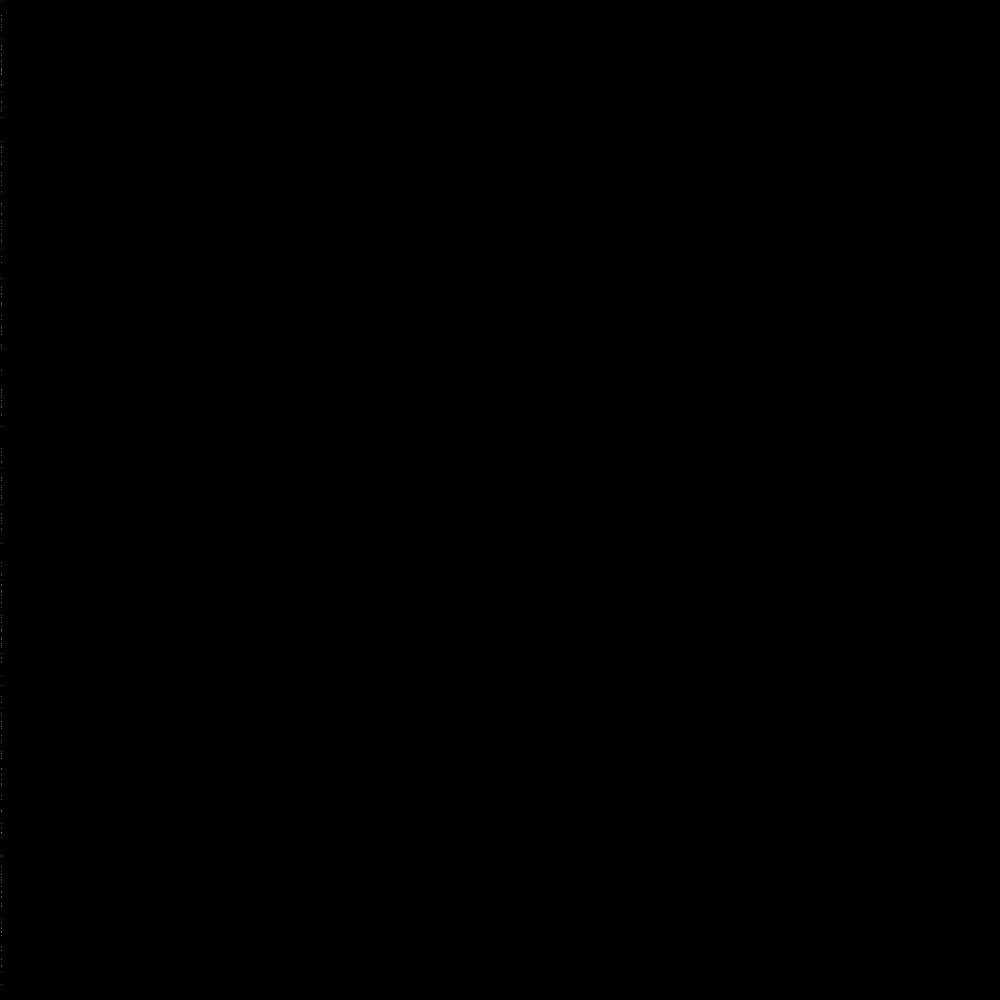
Frame 1 (no input)
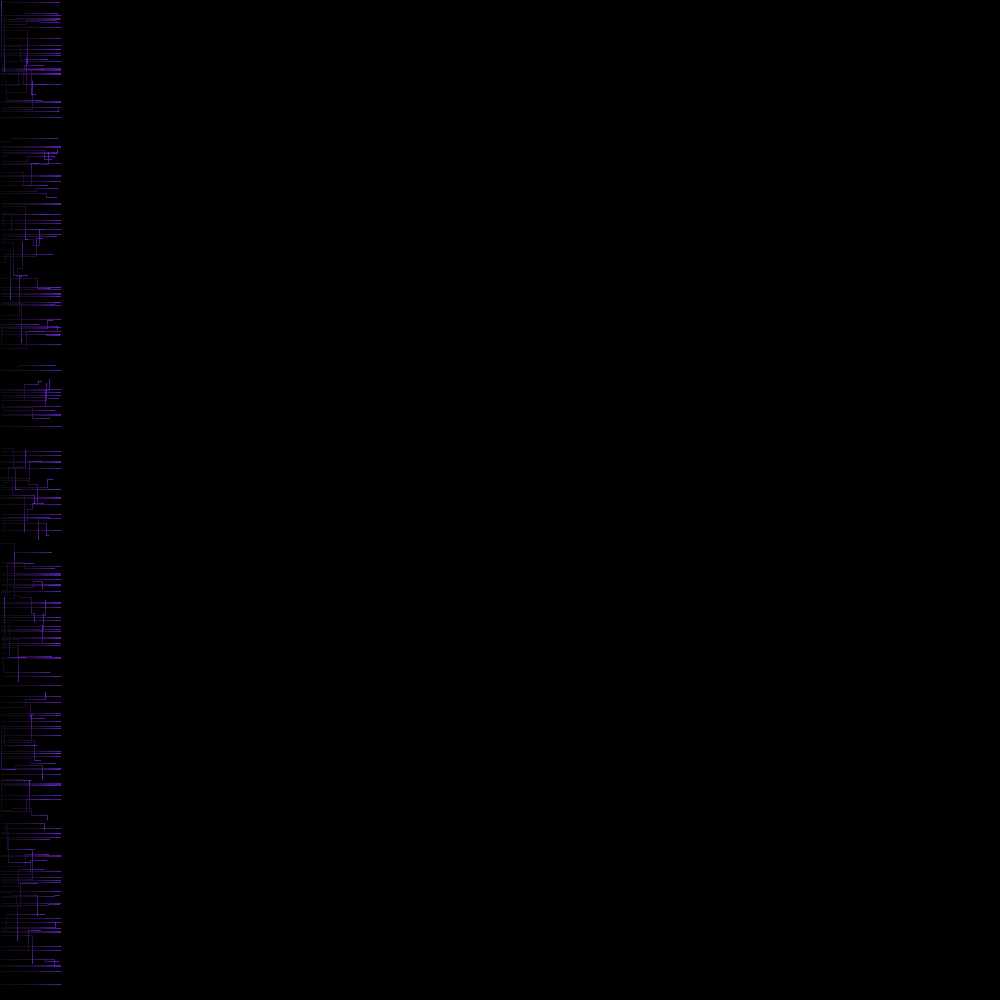
Frame 60 (the mouse pressed at the canvas centre just before this capture)
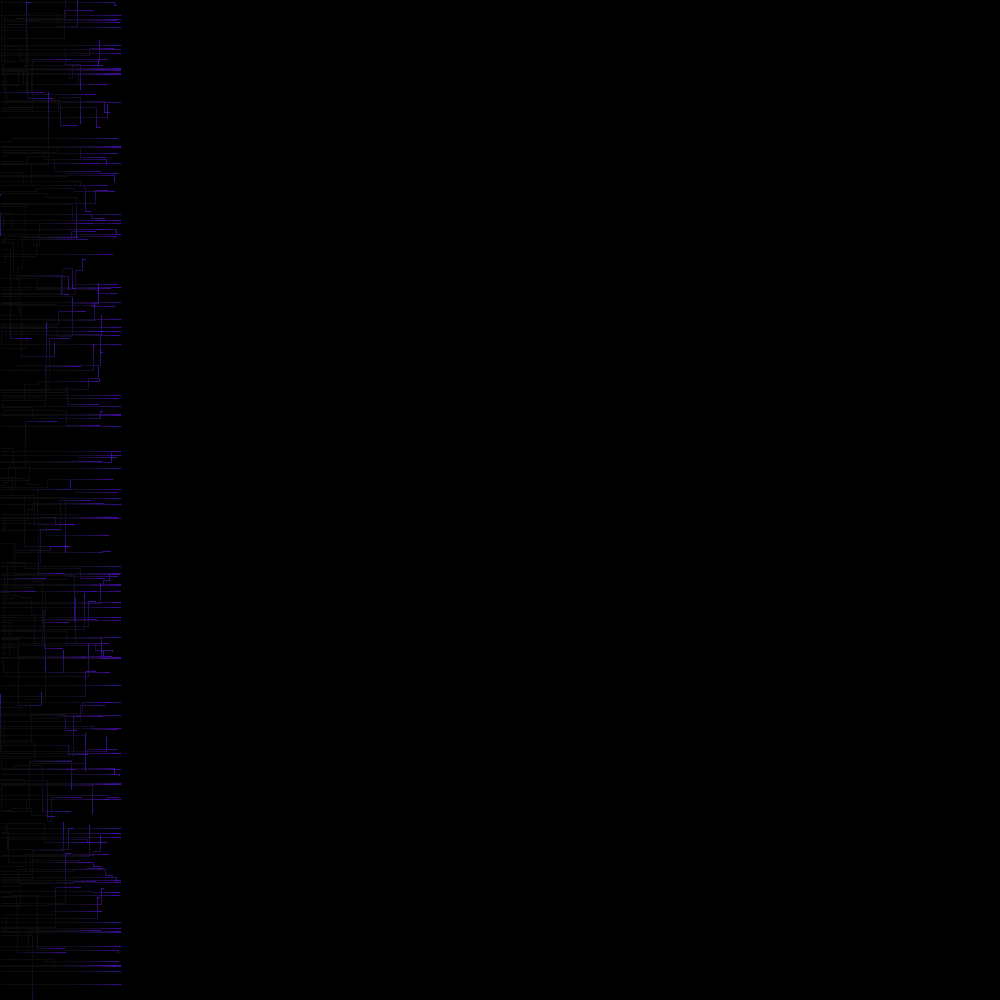
Frame 120 (the mouse held since frame 60 and released just before this capture)

The Processing sketch that drew these frames (run headless with seeded random() and noise(); from frame 60 on, the mouse is pressed at the canvas centre):

// Processing sketch: Tron
// ── Tron.pde
ArrayList<Line> lines = new ArrayList<Line>();

ColourGenerator colour = new ColourGenerator();

void setup()
{
  background(0);
  size(1000, 1000);
  
  for (int i = 0; i < 250; i++)
  {
    lines.add(new Line());
  }
  
}

void draw()
{
  noStroke();
  fill(0, 10);
  rect(0, 0, width, height);
  
  for (Line l : lines)
  {
    l.Update();
    l.Draw();
  }
  
  colour.update();
}

class Line
{
  PVector pos = new PVector();
  float speed = 1;//random(1, 1.2);
  boolean straight = true;
  boolean down = false;
  boolean up = true;
  
  Line()
  {
    pos.x = 0;
    pos.y = random(0, height);
  }
  
  void Update()
  {
    float chance = random(0, 1);
    
    if (straight)
    {
      pos.x += speed;
      
      if (chance <= 0.01f)
      {
        straight = false; 
        
        float chance2 = random(0, 1);
        if (chance2 <= 0.5f)
        {
          up = false;
          down = true;
        }
        else
        {
          down = false;
          up = true;  
        }
      }
    }
    else
    {
      if (down)
      {
        pos.y += speed;
      }
      else
      {
        pos.y -= speed;
      }
      
      if (chance <= 0.05f)
      {
        straight = true;  
      }
    }
    
    if (pos.x > width || pos.y > height || pos.y < 0) pos = new PVector(0, random(0, height));
  }
  
  void Draw()
  {
    stroke(colour.R, colour.G, colour.B);
    point(pos.x, pos.y);
  }
}

class ColourGenerator
{
  final static float MIN_SPEED = 0.2;
  final static float MAX_SPEED = 0.7;
  float R, G, B;
  float Rspeed, Gspeed, Bspeed;
  
  ColourGenerator()
  {
    init();  
  }
  
  public void init()
  {
    // Starting colour
    R = random(255);
    G = random(255);
    B = random(255);
    
    // Starting transition speed
    Rspeed = (random(1) > 0.5 ? 1 : -1) * random(MIN_SPEED, MAX_SPEED);
    Gspeed = (random(1) > 0.5 ? 1 : -1) * random(MIN_SPEED, MAX_SPEED);
    Bspeed = (random(1) > 0.5 ? 1 : -1) * random(MIN_SPEED, MAX_SPEED);
  }
  
  public void update()
  {
    // Use transition to alter original colour (Keep within RGB bounds)
    Rspeed = ((R += Rspeed) > 255 || (R < 0)) ? -Rspeed : Rspeed;
    Gspeed = ((G += Gspeed) > 255 || (G < 0)) ? -Gspeed : Gspeed;
    Bspeed = ((B += Bspeed) > 255 || (B < 0)) ? -Bspeed : Bspeed;
  }
  
}
